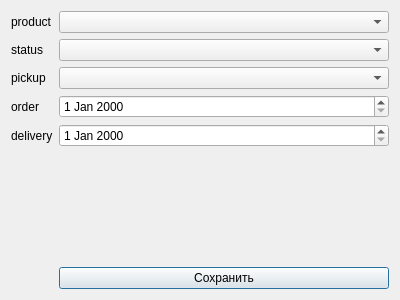
<?xml version="1.0" encoding="UTF-8"?>
<ui version="4.0">
 <class>OrderDialog</class>
 <widget class="QDialog" name="OrderDialog">
  <property name="geometry">
   <rect>
    <x>0</x>
    <y>0</y>
    <width>400</width>
    <height>300</height>
   </rect>
  </property>
  <property name="windowTitle">
   <string>Dialog</string>
  </property>
  <layout class="QVBoxLayout" name="verticalLayout_2">
   <item>
    <layout class="QVBoxLayout" name="verticalLayout">
     <item>
      <layout class="QFormLayout" name="formLayout">
       <item row="0" column="0">
        <widget class="QLabel" name="productLabel">
         <property name="text">
          <string>product</string>
         </property>
        </widget>
       </item>
       <item row="0" column="1">
        <widget class="QComboBox" name="productComboBox"/>
       </item>
       <item row="1" column="0">
        <widget class="QLabel" name="statusLabel">
         <property name="text">
          <string>status</string>
         </property>
        </widget>
       </item>
       <item row="1" column="1">
        <widget class="QComboBox" name="statusComboBox"/>
       </item>
       <item row="2" column="0">
        <widget class="QLabel" name="pickupLabel">
         <property name="text">
          <string>pickup</string>
         </property>
        </widget>
       </item>
       <item row="2" column="1">
        <widget class="QComboBox" name="pickupComboBox"/>
       </item>
       <item row="3" column="0">
        <widget class="QLabel" name="orderLabel">
         <property name="text">
          <string>order</string>
         </property>
        </widget>
       </item>
       <item row="3" column="1">
        <widget class="QDateEdit" name="orderDateEdit"/>
       </item>
       <item row="4" column="0">
        <widget class="QLabel" name="deliveryLabel">
         <property name="text">
          <string>delivery</string>
         </property>
        </widget>
       </item>
       <item row="4" column="1">
        <widget class="QDateEdit" name="deliveryDateEdit"/>
       </item>
       <item row="6" column="1">
        <widget class="QPushButton" name="pushButton_save">
         <property name="text">
          <string>Сохранить</string>
         </property>
        </widget>
       </item>
       <item row="5" column="1">
        <spacer name="verticalSpacer">
         <property name="orientation">
          <enum>Qt::Orientation::Vertical</enum>
         </property>
         <property name="sizeHint" stdset="0">
          <size>
           <width>20</width>
           <height>40</height>
          </size>
         </property>
        </spacer>
       </item>
      </layout>
     </item>
    </layout>
   </item>
  </layout>
 </widget>
 <resources/>
 <connections/>
</ui>
